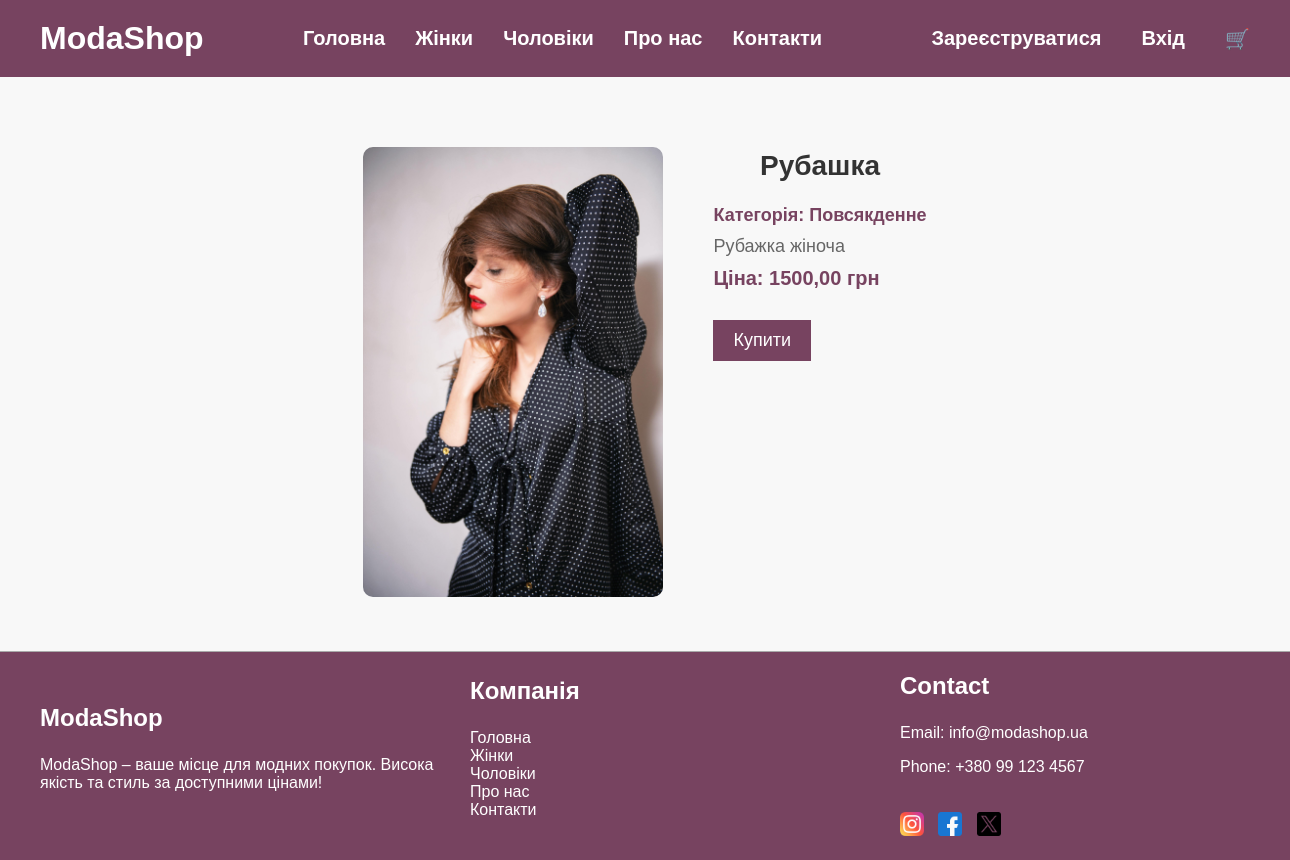
/product/5/, run on the app's committed database.
### main/models.py (models this page shows, shortened)
class Product(models.Model):
    GENDER_CHOICES = [
        ('men', 'Чоловіки'),
        ('women', 'Жінки'),
    ]
    CATEGORY_CHOICES = [
        ('everyday', 'Повсякденне'),
        ('sports', 'Спортивне'),
        ('luxury', 'Люкс'),
        ('casual', 'Кежуал'),
        ('formal', 'Офіційне'),
    ]
    name = models.CharField(max_length=100)
    gender = models.CharField(max_length=10, choices=GENDER_CHOICES, default='men')
    category = models.CharField(max_length=10, choices=CATEGORY_CHOICES)
    description = models.TextField()
    price = models.DecimalField(max_digits=10, decimal_places=2)
    image = models.ImageField(upload_to='products/')

### main/views.py (the view)
# urls.py: path('product/<int:id>/', views.product_detail, name='product_detail'),
def product_detail(request, id):
    product = get_object_or_404(Product, id=id)
    return render(request, 'main/tovar.html', {'product': product})

### main/templates/main/tovar.html (shortened to what this page needs)
{% extends 'main/base.html' %}
{% load static %}
{% block content %}
    <div class="product-detail-section">
        <div class="product-image">
            <img src="{{ product.image.url }}" alt="{{ product.name }}">
        </div>
        <div class="product-details">
            <h2>{{ product.name }}</h2>
            <p class="category">Категорія: {{ product.get_category_display }}</p>
            <p class="description">{{ product.description }}</p>
            <p class="price">Ціна: {{ product.price }} грн</p>
            <button class="buy-button" onclick="location.href='{% url 'add_to_cart' product.id %}'">Купити</button>
        </div>
    </div>
{% endblock %}

### main/static/main/css/index.css (style rules this page uses)
html { height: 100%; }
body { margin: 0; font-family: Arial, sans-serif; background-color: white; display: flex; flex-direction: column; min-height: 100%; overflow-x: hidden; }
.price { font-weight: bold; color: #774360; margin: 10px 0; }
.product-detail-section { display: flex; justify-content: center; padding: 50px 20px; background-color: #f8f8f8; }
.product-image img { width: 300px; height: auto; border-radius: 10px; margin-right: 50px; }
.product-details { max-width: 500px; }
.product-details h2 { font-size: 28px; color: #333; }
.product-details .category, .product-details .description, .product-details .price { font-size: 18px; color: #666; margin: 10px 0; }
.product-details .category { font-weight: bold; color: #774360; }
.product-details .price { font-size: 20px; color: #774360; font-weight: bold; }
.product-details .buy-button { background-color: #774360; color: white; border: none; padding: 10px 20px; cursor: pointer; font-size: 18px; transition: background 0.3s; margin-top: 20px; }
img { width: 100%; height: auto; margin-top: 20px; }
h2 { color: #774360; text-align: center; }

### data on the page
Product: image (picture), name "Рубашка", category "Повсякденне", description "Рубажка жіноча", price "1500,00"
